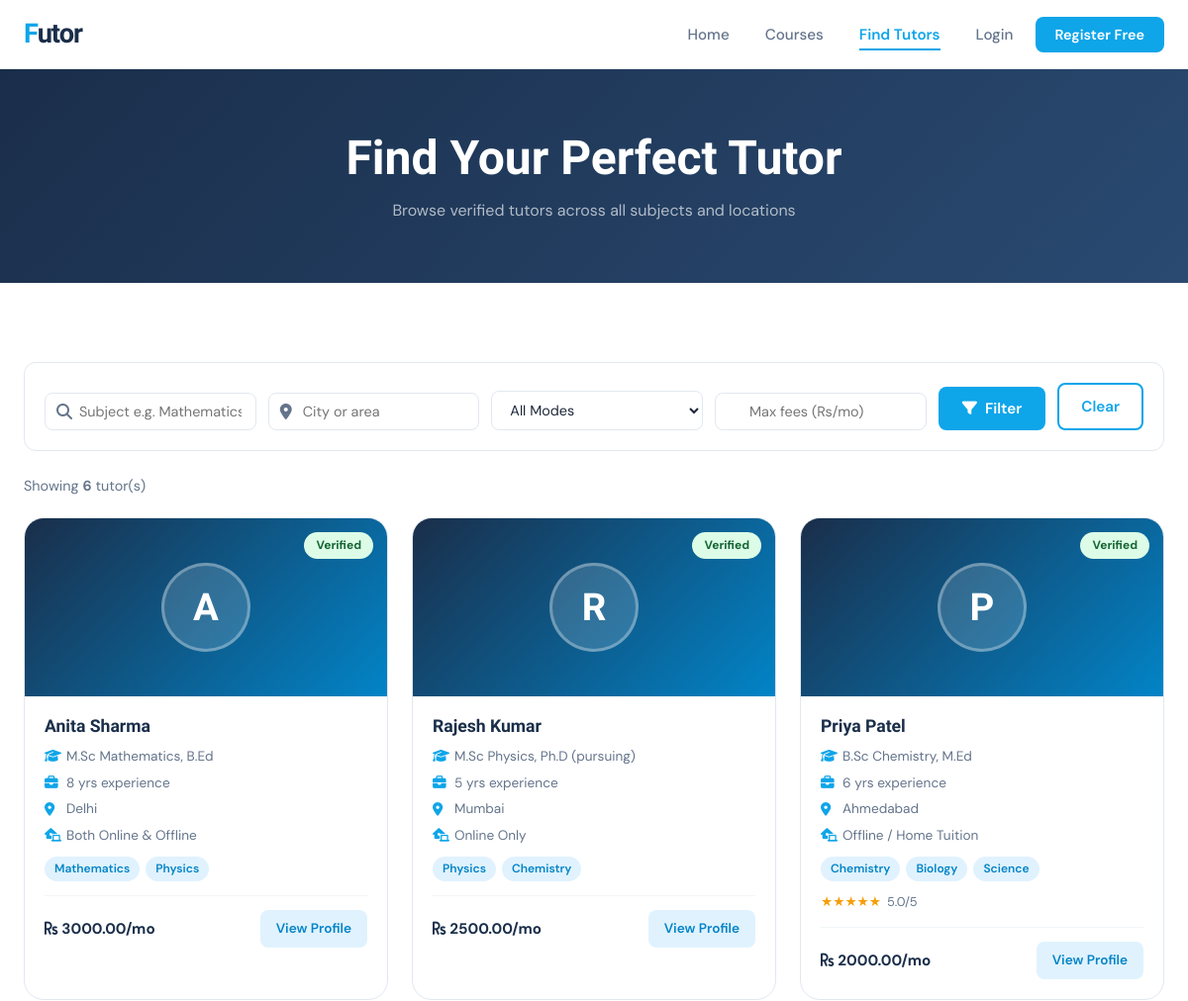
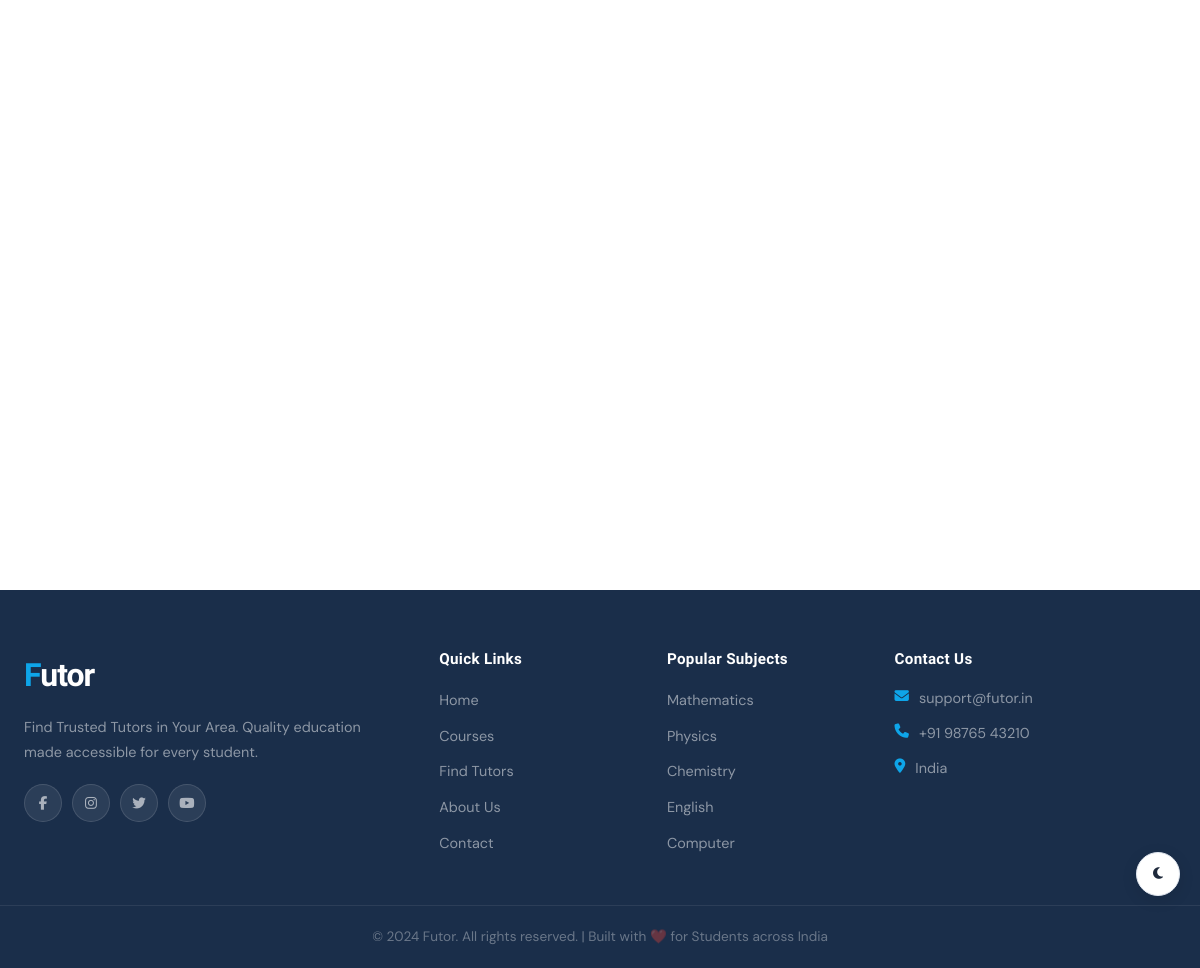
The page /tutors/ on the database its author committed (2 pictures, top to bottom).
### accounts/models.py (models this page shows, shortened)
class TeacherProfile(models.Model):
    TEACHING_MODE_CHOICES = [
        ('online', 'Online Only'),
        ('offline', 'Offline / Home Tuition'),
        ('both', 'Both Online & Offline'),
    ]
    user = models.OneToOneField(
        CustomUser,
        on_delete=models.CASCADE,
        related_name='teacher_profile'
    )
    qualification = models.CharField(max_length=200, blank=True)
    experience_years = models.PositiveIntegerField(default=0, verbose_name='Experience (Years)')
    subjects = models.CharField(max_length=500, blank=True, help_text='Comma separated subjects')
    fees_per_month = models.DecimalField(max_digits=8, decimal_places=2, default=0)
    location = models.CharField(max_length=200, blank=True)
    city = models.CharField(max_length=100, blank=True)
    teaching_mode = models.CharField(
        max_length=10,
        choices=TEACHING_MODE_CHOICES,
        default='both'
    )
    bio = models.TextField(blank=True)
    demo_video = models.FileField(upload_to='demo_videos/', blank=True, null=True)
    youtube_link = models.URLField(blank=True, null=True)
    is_verified = models.BooleanField(default=False)
    is_available = models.BooleanField(default=True)
    created_at = models.DateTimeField(auto_now_add=True)
    updated_at = models.DateTimeField(auto_now=True)
    class Meta:
        verbose_name = 'Teacher Profile'
        verbose_name_plural = 'Teacher Profiles'
    def get_subjects_list(self):
        return [s.strip() for s in self.subjects.split(',') if s.strip()]
    def get_average_rating(self):
        reviews = self.user.received_reviews.all()
        if reviews.exists():
            total = sum([r.rating for r in reviews])
            return round(total / reviews.count(), 1)
        return 0

class CustomUser(AbstractBaseUser, PermissionsMixin):
    ROLE_CHOICES = [
        ('student', 'Student'),
        ('teacher', 'Teacher'),
    ]
    full_name = models.CharField(max_length=150, verbose_name='Full Name')
    email = models.EmailField(unique=True, verbose_name='Email Address')
    phone_number = models.CharField(max_length=15, blank=True, null=True)
    profile_image = models.ImageField(
        upload_to='profile_images/',
        blank=True,
        null=True,
        default=None
    )
    role = models.CharField(
        max_length=10,
        choices=ROLE_CHOICES,
        blank=True,
        null=True,
        verbose_name='User Role'
    )
    is_active = models.BooleanField(default=True)
    is_staff = models.BooleanField(default=False)
    date_joined = models.DateTimeField(auto_now_add=True)
    USERNAME_FIELD = 'email'
    REQUIRED_FIELDS = ['full_name']
    objects = CustomUserManager()
    class Meta:
        verbose_name = 'User'
        verbose_name_plural = 'Users'

### tutors/views.py (the view)
# urls.py: path('', views.tutor_list, name='list'),
def tutor_list(request):
    search_location = request.GET.get('location', '')
    search_subject = request.GET.get('subject', '')
    mode_filter = request.GET.get('mode', '')
    max_fees = request.GET.get('max_fees', '')
    min_experience = request.GET.get('min_exp', '')
    teachers = TeacherProfile.objects.filter(is_available=True).select_related('user')
    if search_location:
        teachers = teachers.filter(city__icontains=search_location)
    if search_subject:
        teachers = teachers.filter(subjects__icontains=search_subject)
    if mode_filter:
        teachers = teachers.filter(teaching_mode=mode_filter)
    if max_fees:
        teachers = teachers.filter(fees_per_month__lte=max_fees)
    if min_experience:
        teachers = teachers.filter(experience_years__gte=min_experience)
    context = {
        'teachers': teachers,
        'search_location': search_location,
        'search_subject': search_subject,
        'mode_filter': mode_filter,
        'page_title': 'Find Tutors',
    }
    return render(request, 'tutors/tutor_list.html', context)

### templates/tutors/tutor_list.html (shortened to what this page needs)
{% extends 'base.html' %}
{% load static %}
{% block content %}
<div class="page-hero page-hero-sm">
    <div class="container">
        <h1 class="page-hero-title">Find Your Perfect Tutor</h1>
        <p class="page-hero-sub">Browse verified tutors across all subjects and locations</p>
    </div>
</div>
<section class="tutors-page section-padding">
    <div class="container">
        <form class="search-filter-bar" method="GET" action="{% url 'tutors:list' %}">
            <div class="search-filter-group">
                <i class="fas fa-search"></i>
                <input type="text" name="subject" class="filter-input"
                       placeholder="Subject e.g. Mathematics" value="{{ search_subject }}">
            </div>
            <div class="search-filter-group">
                <i class="fas fa-map-marker-alt"></i>
                <input type="text" name="location" class="filter-input"
                       placeholder="City or area" value="{{ search_location }}">
            </div>
            <div class="search-filter-group">
                <select name="mode" class="filter-select">
                    <option value="">All Modes</option>
                </select>
            </div>
            <div class="search-filter-group">
                <input type="number" name="max_fees" class="filter-input"
                       placeholder="Max fees (Rs/mo)" value="{{ request.GET.max_fees }}">
            </div>
            <button type="submit" class="btn-primary"><i class="fas fa-filter"></i> Filter</button>
            <a href="{% url 'tutors:list' %}" class="btn-outline">Clear</a>
        </form>
        <div class="results-info">
            <p>
                {% if teachers %}Showing <strong>{{ teachers|length }}</strong> tutor(s)
                {% else %}No tutors found matching your criteria.{% endif %}
            </p>
        </div>
        {% if teachers %}
        <div class="tutors-grid">
            {% for tp in teachers %}
            <div class="tutor-card">
                {% if tp.is_verified %}<div class="tutor-badge verified">Verified</div>{% endif %}
                <div class="tutor-image-wrap">
                    {% if tp.user.profile_image %}
                        <img src="{{ tp.user.profile_image.url }}" alt="{{ tp.user.full_name }}" class="tutor-img">
                    {% else %}
                        <div class="tutor-img-placeholder">{{ tp.user.full_name|first|upper }}</div>
                    {% endif %}
                </div>
                <div class="tutor-info">
                    <h3 class="tutor-name">{{ tp.user.full_name }}</h3>
                    <p class="tutor-qual"><i class="fas fa-graduation-cap"></i> {{ tp.qualification|default:"Qualified Tutor" }}</p>
                    <p class="tutor-exp"><i class="fas fa-briefcase"></i> {{ tp.experience_years }} yrs experience</p>
                    <p class="tutor-location"><i class="fas fa-map-marker-alt"></i> {{ tp.city|default:"N/A" }}</p>
                    <p class="tutor-mode"><i class="fas fa-laptop-house"></i> {{ tp.get_teaching_mode_display }}</p>
                    <div class="tutor-subjects">
                        {% for subject in tp.get_subjects_list|slice:":3" %}
                        <span class="subject-tag">{{ subject }}</span>
                        {% empty %}<span class="subject-tag">General</span>{% endfor %}
                    </div>
                    {% with avg=tp.get_average_rating %}
                    {% if avg > 0 %}
                    <div class="tutor-rating">
                        <span class="stars-sm">
                            {% for i in "12345" %}{% if forloop.counter <= avg %}★{% else %}☆{% endif %}{% endfor %}
                        </span>
                        <span class="rating-num">{{ avg }}/5</span>
                    </div>
                    {% endif %}
                    {% endwith %}
                    <div class="tutor-footer">
                        <span class="tutor-fees"><i class="fas fa-rupee-sign"></i>{% if tp.fees_per_month %}{{ tp.fees_per_month }}/mo{% else %}Negotiable{% endif %}</span>
                        <div style="display:flex;gap:8px;">
                            <a href="{% url 'tutors:detail' tp.user.id %}" class="btn-demo">View Profile</a>
                        </div>
                    </div>
                </div>
            </div>
            {% endfor %}
        </div>
        {% endif %}
    </div>
</section>
{% endblock %}

### templates/base.html (shortened to what this page needs)
<!DOCTYPE html>
<html lang="en">
<head>
    <link rel="stylesheet" href="https://cdnjs.cloudflare.com/ajax/libs/font-awesome/6.5.0/css/all.min.css">
    {% load static %}
    <link rel="stylesheet" href="{% static 'css/main.css' %}">
</head>
<body class="{% block body_class %}{% endblock %}">
    <nav class="navbar" id="navbar">
        <div class="nav-container">
            <a href="{% url 'home:index' %}" class="nav-logo">
                <span class="logo-f">F</span>utor
            </a>
            <ul class="nav-links" id="navLinks">
                <li>
                    <a href="{% url 'home:index' %}"
                       class="nav-link {% if request.resolver_match.app_name == 'home' and request.resolver_match.url_name == 'index' %}active{% endif %}">
                        Home
                    </a>
                </li>
                <li>
                    <a href="{% url 'courses:courses' %}"
                       class="nav-link {% if request.resolver_match.app_name == 'courses' %}active{% endif %}">
                        Courses
                    </a>
                </li>
                <li>
                    <a href="{% url 'tutors:list' %}"
                       class="nav-link {% if request.resolver_match.app_name == 'tutors' %}active{% endif %}">
                        Find Tutors
                    </a>
                </li>
                {% if user.is_authenticated %}
                    <li>
                        <a href="{% if user.role == 'teacher' %}{% url 'dashboard:teacher' %}{% else %}{% url 'dashboard:student' %}{% endif %}"
                           class="nav-link {% if request.resolver_match.app_name == 'dashboard' %}active{% endif %}">
                            Dashboard
                        </a>
                    </li>
                    <li class="nav-dropdown">
                        <a href="{% url 'accounts:profile' %}" class="nav-link nav-profile-btn">
                            {% if user.profile_image %}
                                <img src="{{ user.profile_image.url }}" alt="Profile" class="nav-avatar">
                            {% else %}
                                <div class="nav-avatar-placeholder">{{ user.full_name|first|upper }}</div>
                            {% endif %}
                            {{ user.full_name|truncatechars:12 }}
                        </a>
                    </li>
                    <li>
                        <a href="{% url 'accounts:logout' %}" class="nav-link nav-logout-btn">
                            <i class="fas fa-sign-out-alt"></i> Logout
                        </a>
                    </li>
                {% else %}
                    <li>
                        <a href="{% url 'accounts:login' %}" class="nav-link">Login</a>
                    </li>
                    <li>
                        <a href="{% url 'accounts:register' %}" class="nav-btn">Register Free</a>
                    </li>
                {% endif %}
            </ul>
        </div>
    </nav>
    <main class="main-content">
        {% block content %}{% endblock %}
    </main>
    {% block footer %}
    <footer class="footer">
        <div class="footer-container">
            <div class="footer-col footer-brand">
                <a href="{% url 'home:index' %}" class="footer-logo">
                    <span class="logo-f">F</span>utor
                </a>
                <p class="footer-desc">Find Trusted Tutors in Your Area. Quality education made accessible for every student.</p>
                <div class="footer-social">
                    <a href="#" class="social-icon" aria-label="Facebook"><i class="fab fa-facebook-f"></i></a>
                    <a href="#" class="social-icon" aria-label="Instagram"><i class="fab fa-instagram"></i></a>
                    <a href="#" class="social-icon" aria-label="Twitter"><i class="fab fa-twitter"></i></a>
                    <a href="#" class="social-icon" aria-label="YouTube"><i class="fab fa-youtube"></i></a>
                </div>
            </div>
            <div class="footer-col">
                <h4 class="footer-heading">Quick Links</h4>
                <ul class="footer-links">
                    <li><a href="{% url 'home:index' %}">Home</a></li>
                    <li><a href="{% url 'courses:courses' %}">Courses</a></li>
                    <li><a href="{% url 'tutors:list' %}">Find Tutors</a></li>
                    <li><a href="{% url 'home:about' %}">About Us</a></li>
                    <li><a href="{% url 'home:contact' %}">Contact</a></li>
                </ul>
            </div>
            <div class="footer-col">
                <h4 class="footer-heading">Popular Subjects</h4>
                <ul class="footer-links">
                    <li><a href="{% url 'tutors:list' %}?subject=Mathematics">Mathematics</a></li>
                    <li><a href="{% url 'tutors:list' %}?subject=Physics">Physics</a></li>
                    <li><a href="{% url 'tutors:list' %}?subject=Chemistry">Chemistry</a></li>
                    <li><a href="{% url 'tutors:list' %}?subject=English">English</a></li>
                    <li><a href="{% url 'tutors:list' %}?subject=Computer Science">Computer</a></li>
                </ul>
            </div>
            <div class="footer-col">
                <h4 class="footer-heading">Contact Us</h4>
                <ul class="footer-contact">
                    <li><i class="fas fa-envelope"></i> support@futor.in</li>
                    <li><i class="fas fa-phone"></i> +91 98765 43210</li>
                    <li><i class="fas fa-map-marker-alt"></i> India</li>
                </ul>
            </div>
        </div>
        <div class="footer-bottom">
            <p>&copy; 2024 Futor. All rights reserved. | Built with ❤️ for Students across India</p>
        </div>
    </footer>
    {% endblock %}
    <button class="theme-toggle" id="themeToggle" aria-label="Toggle dark mode">
        <i class="fas fa-moon" id="themeIcon"></i>
    </button>
    {% load static %}
</body>
</html>

### rows shown on the page
TeacherProfile: is_verified "Verified", user.full_name|first "A", user.full_name "Anita Sharma", qualification "M.Sc Mathematics, B.Ed", experience_years "8", city "Delhi", teaching_mode "Both Online & Offline", get_subjects_list "Mathematics" "Physics", fees_per_month "3000.00"
TeacherProfile: is_verified "Verified", user.full_name|first "R", user.full_name "Rajesh Kumar", qualification "M.Sc Physics, Ph.D (pursuing)", experience_years "5", city "Mumbai", teaching_mode "Online Only", get_subjects_list "Physics" "Chemistry", fees_per_month "2500.00"
TeacherProfile: is_verified "Verified", user.full_name|first "P", user.full_name "Priya Patel", qualification "B.Sc Chemistry, M.Ed", experience_years "6", city "Ahmedabad", teaching_mode "Offline / Home Tuition", get_subjects_list "Chemistry" "Biology" "Science", get_average_rating "5.0", fees_per_month "2000.00"

### other values the page prints
{{ teachers|length }} "6"
